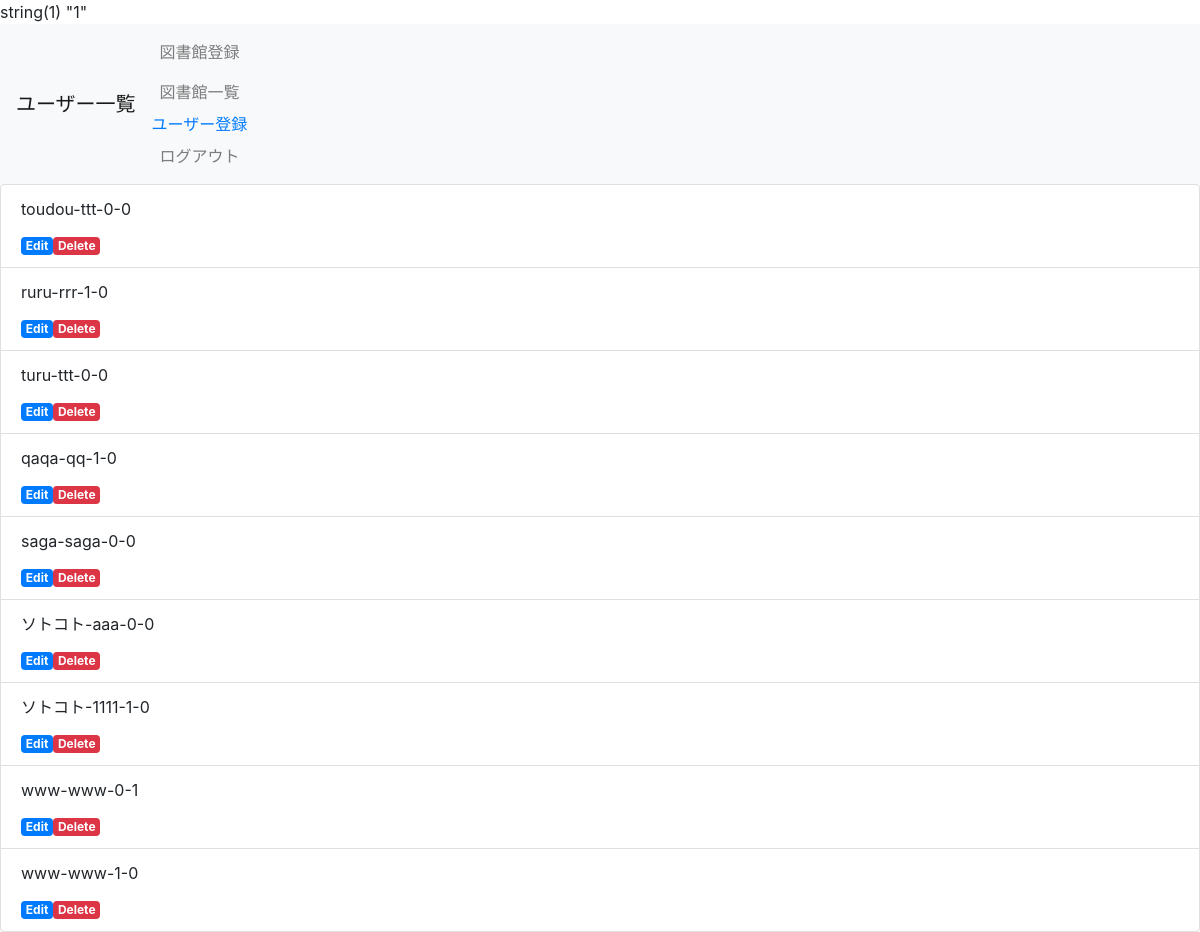
The app's page /user_select.php (signed in) with its own data.
### tables this page shows
CREATE TABLE IF NOT EXISTS `user_table` (
`id` int(12) NOT NULL,
  `name` varchar(64) NOT NULL,
  `lid` varchar(128) NOT NULL,
  `lpw` varchar(64) NOT NULL,
  `kanri_flg` int(1) NOT NULL,
  `life_flg` int(1) NOT NULL,
  `indate` datetime NOT NULL
);

### user_select.php (the view, shortened to what this page needs)
<?php
var_dump($_SESSION["kanri_flg"]);
$k_flg=$_SESSION["kanri_flg"];
$pdo=db_conn();
$sql = 'SELECT * FROM user_table';
$stmt = $pdo->prepare($sql);
$status = $stmt->execute();
$view='';
$user_menu='';
$user_atteneion='';
if($k_flg==1){
    while ($result = $stmt->fetch(PDO::FETCH_ASSOC)) {
        $view .= '<li class="list-group-item">';
        $view .= '<p>'.$result['name'].'-'.$result['lpw'].'-'.$result['kanri_flg'].'-'.$result['life_flg'].'</p>';
        $view .= '<a href="user_detail.php?id='.$result['id'].'" class="badge badge-primary">Edit</a>';
        $view .= '<a href="user_delete.php?id='.$result['id'].'" class="badge badge-danger">Delete</a>';
        $view .= '</li>';
    }
}else{
    while ($result = $stmt->fetch(PDO::FETCH_ASSOC)) {
        $view .= '<li class="list-group-item">';
        $view .= '<p>'.$result['name'].'-'.$result['life_flg'].'</p>';
        $view .= '</li>';
    }
}
if($k_flg==1){
        $user_menu .= '<a href="user_index.php">ユーザー登録</a>';
}else{
        $user_atteneion.='<h4><font color="red">▲attention▽</font></h4>';
        $user_atteneion.='<h5>①ユーザーネーム<br>②１はアクティブユーザー<br>　０は非アクティブユーザー</h5>';
}
?>
<!DOCTYPE html>
<html lang="ja">
<head>
    <link rel="stylesheet" href="https://stackpath.bootstrapcdn.com/bootstrap/4.2.1/css/bootstrap.min.css">
</head>
<body>
    <header>
        <nav class="navbar navbar-expand-lg navbar-light bg-light">
                    <a class="navbar-brand" href="#">ユーザー一覧</a>
            <div class="collapse navbar-collapse" id="navbarNav">
                <ul class="navbar-nav">
                    <li class="nav-item">
                        <a class="nav-link" href="index.php">図書館登録</a>
                        <a class="nav-link" href="select.php">図書館一覧</a>
                        <?=$user_menu?>
                        <a class="nav-item"><a class="nav-link" href="logout.php">ログアウト</a>
                    </li>
                </ul>
            </div>
        </nav>
    </header>
    <div>
        <ul class='list-group'>
            <?=$view?>
        </ul>
    </div>
</body>
</html>

### records on screen
user_table: name "toudou", lpw "ttt", kanri_flg "0", life_flg "0"
user_table: name "ruru", lpw "rrr", kanri_flg "1", life_flg "0"
user_table: name "turu", lpw "ttt", kanri_flg "0", life_flg "0"
user_table: name "qaqa", lpw "qq", kanri_flg "1", life_flg "0"
user_table: name "saga", lpw "saga", kanri_flg "0", life_flg "0"
user_table: name "ソトコト", lpw "aaa", kanri_flg "0", life_flg "0"
user_table: name "ソトコト", lpw "1111", kanri_flg "1", life_flg "0"
user_table: name "www", lpw "www", kanri_flg "0", life_flg "1"
user_table: name "www", lpw "www", kanri_flg "1", life_flg "0"
